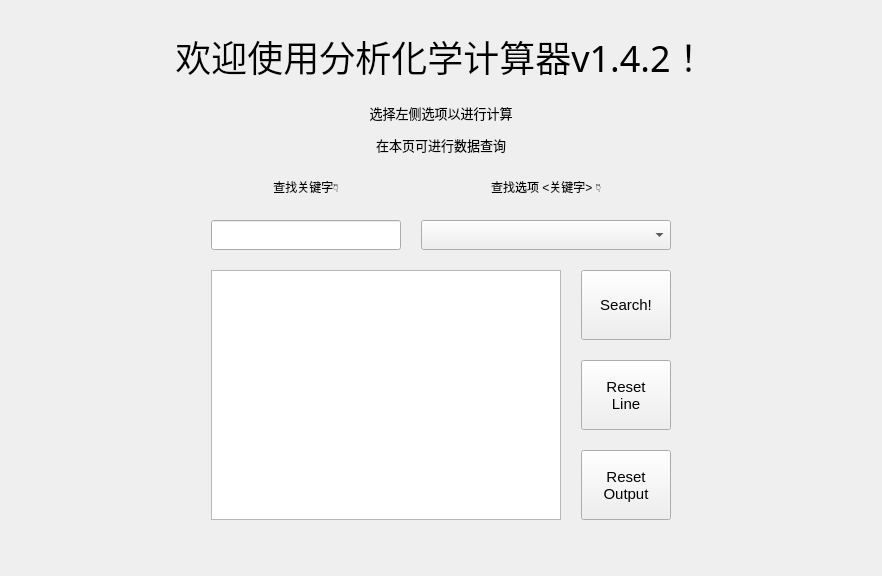
      <widget class="QWidget" name="Welcome">
       <layout class="QVBoxLayout" name="verticalLayout_5">
        <property name="spacing">
         <number>20</number>
        </property>
        <property name="topMargin">
         <number>30</number>
        </property>
        <item>
         <widget class="QLabel" name="Hello">
          <property name="font">
           <font>
            <family>宋体</family>
            <pointsize>27</pointsize>
           </font>
          </property>
          <property name="text">
           <string>&lt;html&gt;&lt;head/&gt;&lt;body&gt;&lt;p align=&quot;center&quot;&gt;欢迎使用分析化学计算器v1.4.2！&lt;/p&gt;&lt;/body&gt;&lt;/html&gt;</string>
          </property>
         </widget>
        </item>
        <item>
         <widget class="QLabel" name="Guide">
          <property name="font">
           <font>
            <pointsize>10</pointsize>
           </font>
          </property>
          <property name="text">
           <string>&lt;html&gt;&lt;head/&gt;&lt;body&gt;&lt;p align=&quot;center&quot;&gt;选择左侧选项以进行计算&lt;/p&gt;&lt;p align=&quot;center&quot;&gt;在本页可进行数据查询&lt;/p&gt;&lt;/body&gt;&lt;/html&gt;</string>
          </property>
         </widget>
        </item>
        <item>
         <layout class="QHBoxLayout" name="horizontalLayout_4">
          <item>
           <spacer name="horizontalSpacer_14">
            <property name="orientation">
             <enum>Qt::Horizontal</enum>
            </property>
            <property name="sizeType">
             <enum>QSizePolicy::Preferred</enum>
            </property>
            <property name="sizeHint" stdset="0">
             <size>
              <width>200</width>
              <height>20</height>
             </size>
            </property>
           </spacer>
          </item>
          <item>
           <layout class="QVBoxLayout" name="SearchLayout">
            <item>
             <layout class="QGridLayout" name="SearchDLayout">
              <item row="0" column="0">
               <widget class="QLabel" name="SearchDataLabel">
                <property name="sizePolicy">
                 <sizepolicy hsizetype="Maximum" vsizetype="Fixed">
                  <horstretch>4</horstretch>
                  <verstretch>0</verstretch>
                 </sizepolicy>
                </property>
                <property name="minimumSize">
                 <size>
                  <width>150</width>
                  <height>25</height>
                 </size>
                </property>
                <property name="maximumSize">
                 <size>
                  <width>500</width>
                  <height>16777215</height>
                 </size>
                </property>
                <property name="text">
                 <string>&lt;html&gt;&lt;head/&gt;&lt;body&gt;&lt;p align=&quot;center&quot;&gt;查找关键字👇&lt;/p&gt;&lt;/body&gt;&lt;/html&gt;</string>
                </property>
               </widget>
              </item>
              <item row="0" column="1">
               <widget class="QLabel" name="SearchTypeLabel">
                <property name="sizePolicy">
                 <sizepolicy hsizetype="Maximum" vsizetype="Fixed">
                  <horstretch>3</horstretch>
                  <verstretch>0</verstretch>
                 </sizepolicy>
                </property>
                <property name="minimumSize">
                 <size>
                  <width>115</width>
                  <height>25</height>
                 </size>
                </property>
                <property name="maximumSize">
                 <size>
                  <width>400</width>
                  <height>16777215</height>
                 </size>
                </property>
                <property name="text">
                 <string>&lt;html&gt;&lt;head/&gt;&lt;body&gt;&lt;p align=&quot;center&quot;&gt;查找选项 &amp;lt;关键字&amp;gt; 👇&lt;/p&gt;&lt;/body&gt;&lt;/html&gt;</string>
                </property>
               </widget>
              </item>
              <item row="1" column="0">
               <widget class="QLineEdit" name="TestLine">
                <property name="sizePolicy">
                 <sizepolicy hsizetype="Maximum" vsizetype="Maximum">
                  <horstretch>4</horstretch>
                  <verstretch>1</verstretch>
                 </sizepolicy>
                </property>
                <property name="minimumSize">
                 <size>
                  <width>160</width>
                  <height>30</height>
                 </size>
                </property>
                <property name="maximumSize">
                 <size>
                  <width>500</width>
                  <height>35</height>
                 </size>
                </property>
               </widget>
              </item>
              <item row="1" column="1">
               <widget class="QComboBox" name="SearchTypeBox">
                <property name="sizePolicy">
                 <sizepolicy hsizetype="Maximum" vsizetype="Maximum">
                  <horstretch>3</horstretch>
                  <verstretch>1</verstretch>
                 </sizepolicy>
                </property>
                <property name="minimumSize">
                 <size>
                  <width>250</width>
                  <height>30</height>
                 </size>
                </property>
                <property name="maximumSize">
                 <size>
                  <width>400</width>
                  <height>35</height>
                 </size>
                </property>
               </widget>
              </item>
             </layout>
            </item>
            <item>
             <layout class="QHBoxLayout" name="SearchOPLayout" stretch="3,1">
              <item>
               <widget class="QTextEdit" name="Testoutput">
                <property name="sizePolicy">
                 <sizepolicy hsizetype="Maximum" vsizetype="Expanding">
                  <horstretch>0</horstretch>
                  <verstretch>0</verstretch>
                 </sizepolicy>
                </property>
                <property name="minimumSize">
                 <size>
                  <width>350</width>
                  <height>250</height>
                 </size>
                </property>
                <property name="maximumSize">
                 <size>
                  <width>1000</width>
                  <height>333</height>
                 </size>
                </property>
               </widget>
              </item>
              <item>
               <layout class="QVBoxLayout" name="SearchOPSubLayout">
                <item>
                 <widget class="QPushButton" name="Testbutton">
                  <property name="sizePolicy">
                   <sizepolicy hsizetype="Maximum" vsizetype="Preferred">
                    <horstretch>0</horstretch>
                    <verstretch>0</verstretch>
                   </sizepolicy>
                  </property>
                  <property name="minimumSize">
                   <size>
                    <width>90</width>
                    <height>0</height>
                   </size>
                  </property>
                  <property name="maximumSize">
                   <size>
                    <width>125</width>
                    <height>16777215</height>
                   </size>
                  </property>
                  <property name="font">
                   <font>
                    <pointsize>11</pointsize>
                   </font>
                  </property>
                  <property name="text">
                   <string>Search!</string>
                  </property>
                 </widget>
                </item>
                <item>
                 <widget class="QPushButton" name="SearchResetL">
                  <property name="sizePolicy">
                   <sizepolicy hsizetype="Maximum" vsizetype="Preferred">
                    <horstretch>0</horstretch>
                    <verstretch>0</verstretch>
                   </sizepolicy>
                  </property>
                  <property name="minimumSize">
                   <size>
                    <width>90</width>
                    <height>0</height>
                   </size>
                  </property>
                  <property name="maximumSize">
                   <size>
                    <width>125</width>
                    <height>16777215</height>
                   </size>
                  </property>
                  <property name="font">
                   <font>
                    <pointsize>11</pointsize>
                   </font>
                  </property>
                  <property name="text">
                   <string>Reset
Line</string>
                  </property>
                 </widget>
                </item>
                <item>
                 <widget class="QPushButton" name="SearchReset">
                  <property name="sizePolicy">
                   <sizepolicy hsizetype="Maximum" vsizetype="Preferred">
                    <horstretch>0</horstretch>
                    <verstretch>0</verstretch>
                   </sizepolicy>
                  </property>
                  <property name="minimumSize">
                   <size>
                    <width>90</width>
                    <height>0</height>
                   </size>
                  </property>
                  <property name="maximumSize">
                   <size>
                    <width>125</width>
                    <height>16777215</height>
                   </size>
                  </property>
                  <property name="font">
                   <font>
                    <pointsize>11</pointsize>
                   </font>
                  </property>
                  <property name="text">
                   <string>Reset
Output</string>
                  </property>
                 </widget>
                </item>
               </layout>
              </item>
             </layout>
            </item>
           </layout>
          </item>
          <item>
           <spacer name="horizontalSpacer_15">
            <property name="orientation">
             <enum>Qt::Horizontal</enum>
            </property>
            <property name="sizeType">
             <enum>QSizePolicy::Preferred</enum>
            </property>
            <property name="sizeHint" stdset="0">
             <size>
              <width>200</width>
              <height>20</height>
             </size>
            </property>
           </spacer>
          </item>
         </layout>
        </item>
        <item>
         <spacer name="verticalSpacer_11">
          <property name="orientation">
           <enum>Qt::Vertical</enum>
          </property>
          <property name="sizeHint" stdset="0">
           <size>
            <width>20</width>
            <height>45</height>
           </size>
          </property>
         </spacer>
        </item>
       </layout>
      </widget>
